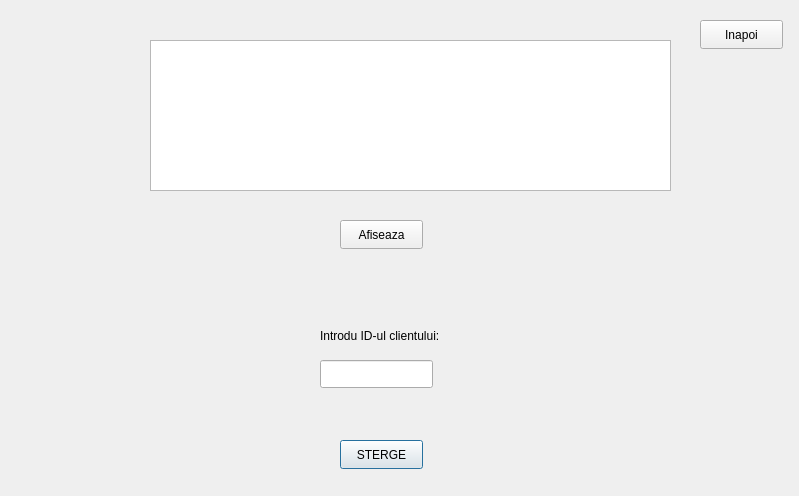
<?xml version="1.0" encoding="UTF-8"?>
<ui version="4.0">
 <class>fereastraStergereClient</class>
 <widget class="QDialog" name="fereastraStergereClient">
  <property name="geometry">
   <rect>
    <x>0</x>
    <y>0</y>
    <width>799</width>
    <height>496</height>
   </rect>
  </property>
  <property name="windowTitle">
   <string>Dialog</string>
  </property>
  <property name="styleSheet">
   <string notr="true">#fereastraStergereClient{
background:url(:/imaginebuna.png)
}

#scrollArea
{
background:url(:/imaginebuna.png)
}</string>
  </property>
  <widget class="QPushButton" name="pushButton">
   <property name="geometry">
    <rect>
     <x>340</x>
     <y>440</y>
     <width>83</width>
     <height>29</height>
    </rect>
   </property>
   <property name="text">
    <string>STERGE</string>
   </property>
  </widget>
  <widget class="QLabel" name="label">
   <property name="geometry">
    <rect>
     <x>320</x>
     <y>320</y>
     <width>161</width>
     <height>31</height>
    </rect>
   </property>
   <property name="text">
    <string>Introdu ID-ul clientului:</string>
   </property>
  </widget>
  <widget class="QLineEdit" name="lineEdit">
   <property name="geometry">
    <rect>
     <x>320</x>
     <y>360</y>
     <width>113</width>
     <height>28</height>
    </rect>
   </property>
  </widget>
  <widget class="QLabel" name="labelInformatie">
   <property name="geometry">
    <rect>
     <x>260</x>
     <y>410</y>
     <width>261</width>
     <height>21</height>
    </rect>
   </property>
   <property name="text">
    <string/>
   </property>
  </widget>
  <widget class="QPushButton" name="pushButton_2">
   <property name="geometry">
    <rect>
     <x>700</x>
     <y>20</y>
     <width>83</width>
     <height>29</height>
    </rect>
   </property>
   <property name="text">
    <string>Inapoi</string>
   </property>
  </widget>
  <widget class="QTextEdit" name="textEdit">
   <property name="geometry">
    <rect>
     <x>150</x>
     <y>40</y>
     <width>521</width>
     <height>151</height>
    </rect>
   </property>
  </widget>
  <widget class="QPushButton" name="pushButton_3">
   <property name="geometry">
    <rect>
     <x>340</x>
     <y>220</y>
     <width>83</width>
     <height>29</height>
    </rect>
   </property>
   <property name="text">
    <string>Afiseaza</string>
   </property>
  </widget>
 </widget>
 <resources/>
 <connections/>
</ui>
